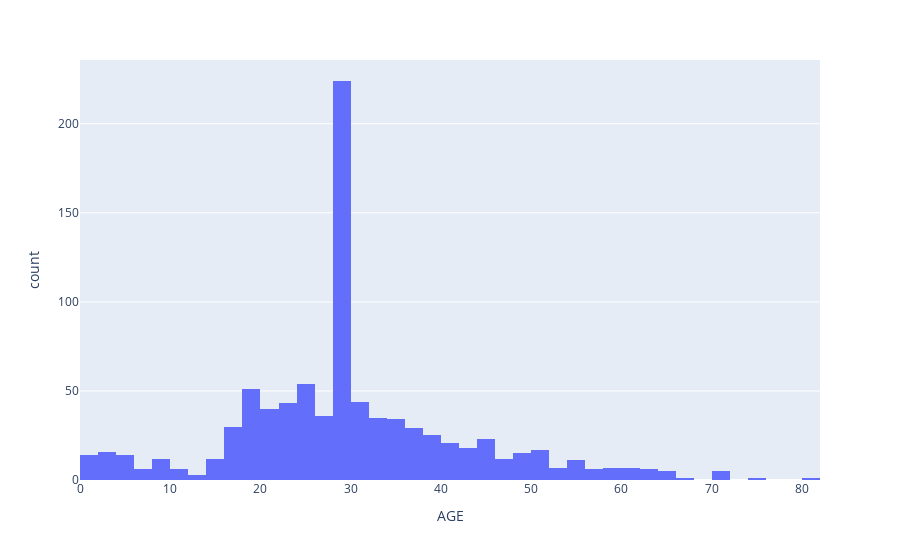

This figure's notebook cell:
### Code cell
fig=px.histogram(x=data['Age'],labels={'x':'AGE'})
fig.show()

### Figure 1 — Plotly figure (JSON) as saved in the notebook; plotly's stock layout.template omitted (floating-point values rounded to 4 significant figures; data arrays with more than 128 entries replaced by an {"elided": "..."} marker saying what was removed)
{"data": [{"alignmentgroup": "True", "bingroup": "x", "hovertemplate": "AGE=%{x}<br>count=%{y}<extra></extra>", "legendgroup": "", "marker": {"color": "#636efa", "pattern": {"shape": ""}}, "name": "", "offsetgroup": "", "orientation": "v", "showlegend": false, "type": "histogram", "x": {"elided": "891 float values"}, "xaxis": "x", "yaxis": "y"}], "layout": {"barmode": "relative", "legend": {"tracegroupgap": 0}, "margin": {"t": 60}, "xaxis": {"anchor": "y", "domain": [0, 1], "title": {"text": "AGE"}}, "yaxis": {"anchor": "x", "domain": [0, 1], "title": {"text": "count"}}}}
